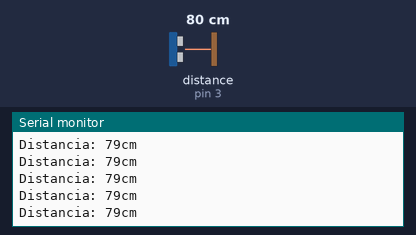
The sketch below on a simulated Arduino Uno, built with avr-gcc and run on an emulated ATmega328P. Parts: the last lines printed to the serial monitor. Wiring (inferred from the names in the program): ultrasonic range finder: trigger pin 2; echo pin 3. The inputs (shaded band) are chosen by the test bench; at power-on: distance to the obstacle (sensor on pin 3) 80 cm. The echo pulse lasts 58.3 µs per cm.

Above: at 1.2 s.
1.3 s: distance to the obstacle (sensor on pin 3) set to 2 cm
At 1.38 s:
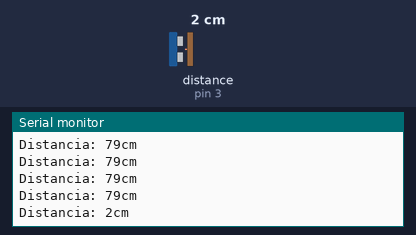
4.3 s: distance to the obstacle (sensor on pin 3) set to 4 cm
At 4.3 s:
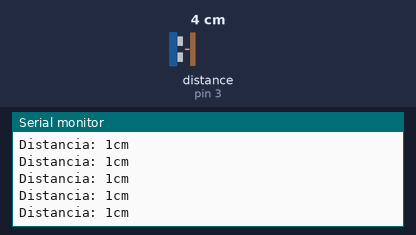
5.8 s: distance to the obstacle (sensor on pin 3) set to 35 cm
At 5.81 s:
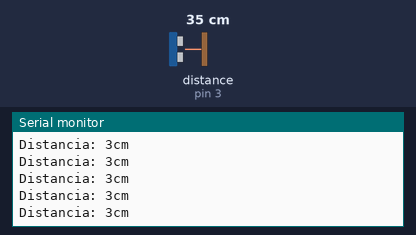
Timing chart, 0 to 8.8 s (numbered marks = the images above; inputs shaded):
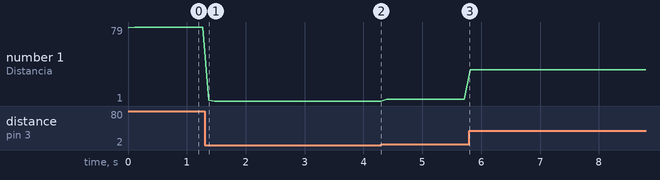

The sketch:

ExampleHCS80.ino
```cpp
#define Trigger 2  //Pin digital 2 para el Trigger del sensor
#define Echo 3    //Pin digital 3 para el Echo del sensor

  long t; //tiempo que demora en llegar el eco
  long d; //distancia en centimetros

void setup() {
  Serial.begin(9600);//iniciailzamos la comunicación
  pinMode(Trigger, OUTPUT); //pin como salida
  pinMode(Echo, INPUT);  //pin como entrada
  digitalWrite(Trigger, LOW);//Inicializamos el pin con 0
}

void loop()
{

  digitalWrite(Trigger, HIGH);
  delayMicroseconds(10);          //Enviamos un pulso de 10us
  digitalWrite(Trigger, LOW);

  t = pulseIn(Echo, HIGH); //obtenemos el ancho del pulso
  d = t/59;             //escalamos el tiempo a una distancia en cm

  Serial.print("Distancia: ");
  Serial.print(d);      //Enviamos serialmente el valor de la distancia
  Serial.print("cm");
  Serial.println();
  delay(100);          //Hacemos una pausa de 100ms
}
```

Measured:
- after the input at 1.3 s, the serial monitor: prints a new line after 0.07 s (image 1)
- plotted number 1: 79 → 1 after the input at 1.3 s, 1 → 3 after the input at 4.3 s, 3 → 34 after the input at 5.8 s
